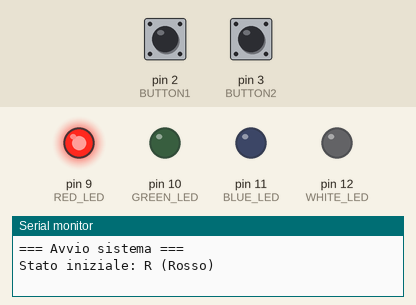
The sketch below on a simulated Arduino Uno, built with avr-gcc and run on an emulated ATmega328P. Parts: output pins drawn as LEDs (lit = HIGH), the last lines printed to the serial monitor. The inputs (shaded band) are chosen by the test bench; at power-on: pin 2 (BUTTON1) LOW, pin 3 (BUTTON2) LOW.

Above: at 1.2 s.
1.3 s: pin 2 (BUTTON1) pulled HIGH for 1 s
At 1.47 s:
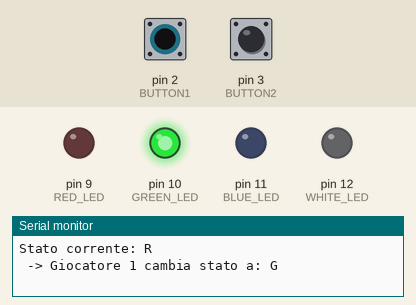
3.8 s: pin 3 (BUTTON2) pulled HIGH for 3.2 s
At 8.0 s:
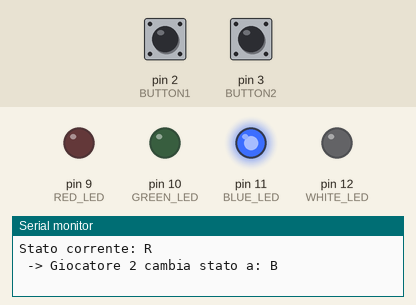
8.5 s: pin 3 (BUTTON2) pulled HIGH for 0.15 s
At 9.6 s:
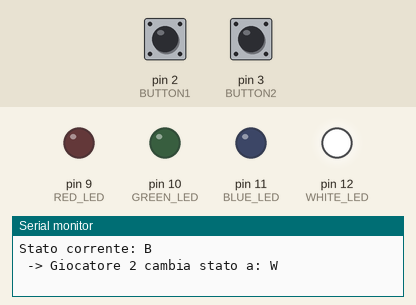
10.1 s: pin 2 (BUTTON1) pulled HIGH for 0.15 s
At 10.8 s:
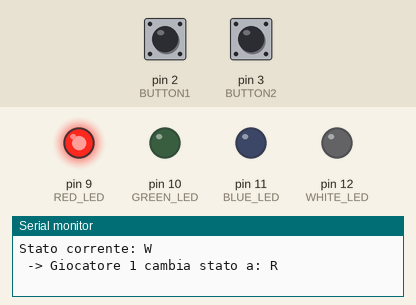
Timing chart, 0 to 12.7 s (numbered marks = the images above; inputs shaded):
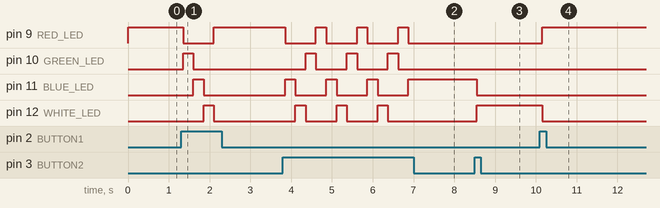

Measured:
- after the input at 1.3 s, pin 9 (RED_LED): HIGH → LOW after 0.05 s, → HIGH 0.76 s later; pin 10 (GREEN_LED): LOW → HIGH after 0.05 s, → LOW 0.25 s later; pin 11 (BLUE_LED): LOW → HIGH after 0.30 s, → LOW 0.25 s later; pin 12 (WHITE_LED): LOW → HIGH after 0.56 s, → LOW 0.25 s later
- after the input at 3.8 s, pin 9 (RED_LED): alternates HIGH for 0.25 s and LOW for 0.76 s, 7 changes in all, then stays LOW, starting after 0.05 s; pin 10 (GREEN_LED): alternates HIGH for 0.25 s and LOW for 0.76 s, 6 changes in all, then stays LOW, starting after 0.56 s
- after the input at 8.5 s, pin 11 (BLUE_LED): HIGH → LOW after 0.05 s; pin 12 (WHITE_LED): LOW → HIGH after 0.05 s
- after the input at 10.1 s, pin 9 (RED_LED): LOW → HIGH after 0.05 s; pin 12 (WHITE_LED): HIGH → LOW after 0.05 s

The sketch:

c4c.ino
```cpp
/****************************************************
 * Esempio semplificato con debug su Serial:
 * - 2 pulsanti (pull-down)
 * - 4 LED (Rosso, Verde, Blu, Bianco)
 * - Una "macchina a stati" che cambia colore a ogni
 *   pressione di un pulsante
 ****************************************************/

// Pin dei LED
const int RED_LED   = 9;
const int GREEN_LED = 10;
const int BLUE_LED  = 11;
const int WHITE_LED = 12;

// Pin dei pulsanti
const int BUTTON1 = 2;  // Giocatore 1
const int BUTTON2 = 3;  // Giocatore 2

// Stati possibili: R, G, B, W
char currentState = 'R';  // Partiamo da Rosso

void setup() {
  // Avvio comunicazione seriale per debug
  Serial.begin(9600);
  Serial.println("=== Avvio sistema ===");

  // Configura i LED come OUTPUT
  pinMode(RED_LED,   OUTPUT);
  pinMode(GREEN_LED, OUTPUT);
  pinMode(BLUE_LED,  OUTPUT);
  pinMode(WHITE_LED, OUTPUT);

  // Spegne tutti i LED all'avvio
  digitalWrite(RED_LED,   LOW);
  digitalWrite(GREEN_LED, LOW);
  digitalWrite(BLUE_LED,  LOW);
  digitalWrite(WHITE_LED, LOW);

  // Configura i pulsanti come INPUT (pull-down esterna)
  pinMode(BUTTON1, INPUT);
  pinMode(BUTTON2, INPUT);

  // Imposta lo stato iniziale del LED (Rosso acceso)
  updateLED(currentState);

  Serial.println("Stato iniziale: R (Rosso)");
}

void loop() {
  // Legge lo stato dei due pulsanti
  int button1State = digitalRead(BUTTON1);
  int button2State = digitalRead(BUTTON2);

  // Se il pulsante 1 è premuto (HIGH)
  if (button1State == HIGH) {
    Serial.println("Pulsante 1 premuto: passo allo stato successivo (player 1).");
    nextState(1);
    delay(200);   // Evita letture multiple in rapida successione
  }

  // Se il pulsante 2 è premuto (HIGH)
  if (button2State == HIGH) {
    Serial.println("Pulsante 2 premuto: passo allo stato successivo (player 2).");
    nextState(2);
    delay(200);   // Evita letture multiple in rapida successione
  }
}

// Cambia stato in base al "giocatore" che ha premuto
void nextState(int player) {
  // Stampa lo stato attuale prima del cambio
  Serial.print("Stato corrente: ");
  Serial.println(currentState);

  // Logica di transizione
  if (currentState == 'R') {
    currentState = (player == 1) ? 'G' : 'B';
  }
  else if (currentState == 'G') {
    currentState = (player == 1) ? 'B' : 'R';
  }
  else if (currentState == 'B') {
    // Per entrambi i giocatori, B -> W
    currentState = 'W';
  }
  else if (currentState == 'W') {
    currentState = (player == 1) ? 'R' : 'G';
  }

  // Stampiamo chi ha causato il cambiamento e il nuovo stato
  Serial.print(" -> Giocatore ");
  Serial.print(player);
  Serial.print(" cambia stato a: ");
  Serial.println(currentState);

  // Aggiorna i LED
  updateLED(currentState);
}

// Accende soltanto il LED corrispondente allo stato corrente
void updateLED(char state) {
  // Spegne tutti i LED
  digitalWrite(RED_LED,   LOW);
  digitalWrite(GREEN_LED, LOW);
  digitalWrite(BLUE_LED,  LOW);
  digitalWrite(WHITE_LED, LOW);

  // Accende il LED giusto
  switch (state) {
    case 'R': digitalWrite(RED_LED,   HIGH); break;
    case 'G': digitalWrite(GREEN_LED, HIGH); break;
    case 'B': digitalWrite(BLUE_LED,  HIGH); break;
    case 'W': digitalWrite(WHITE_LED, HIGH); break;
  }
}
```
